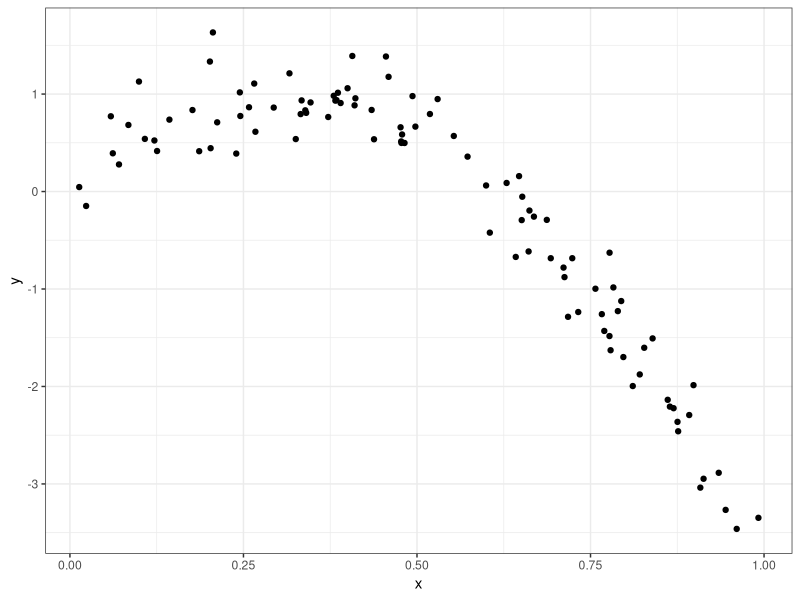
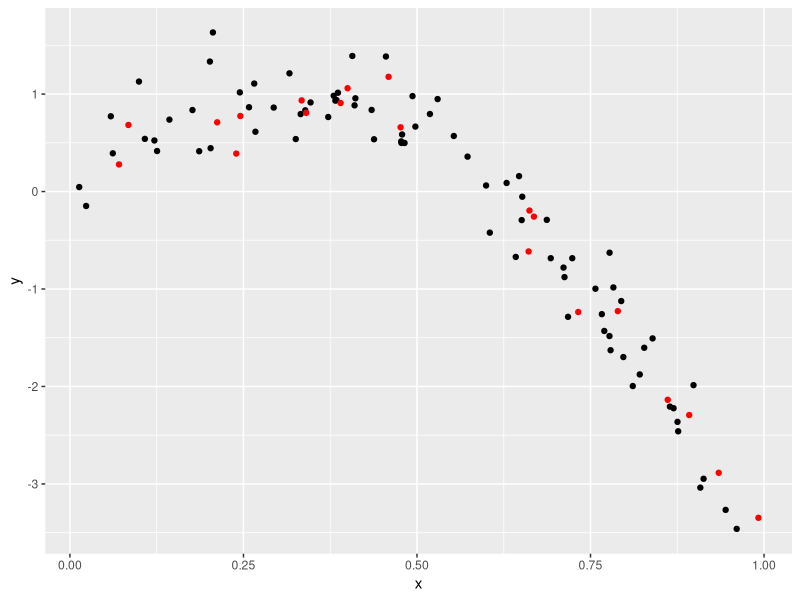
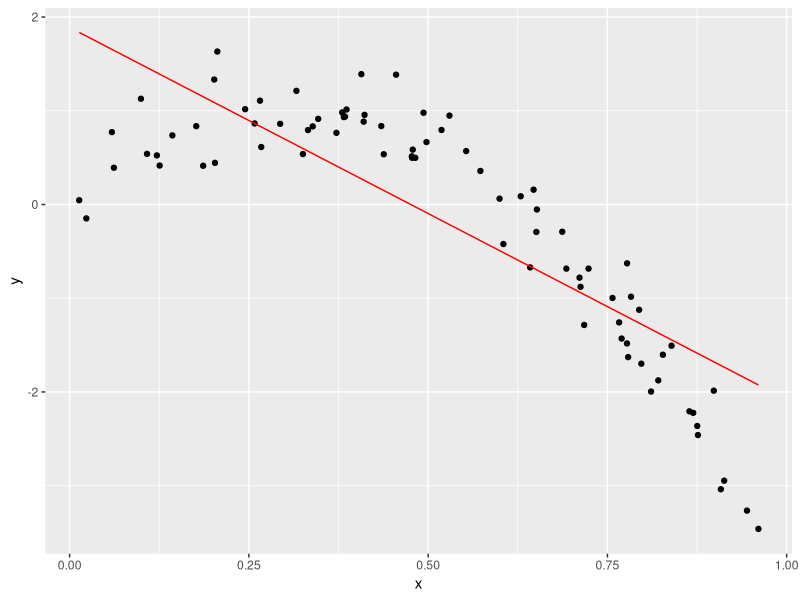
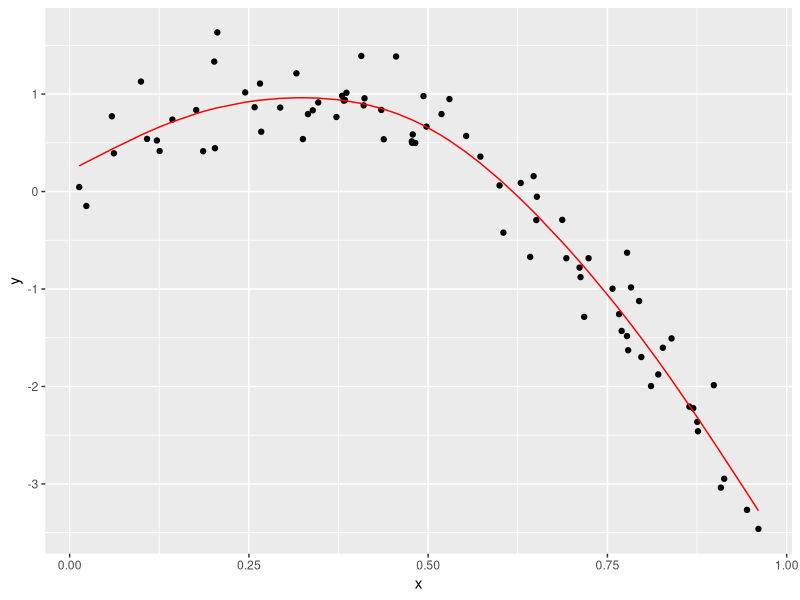
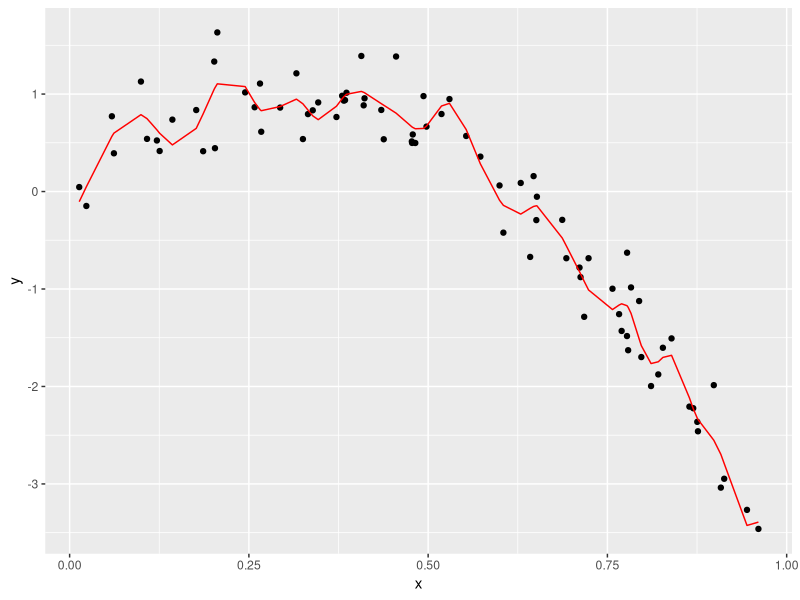
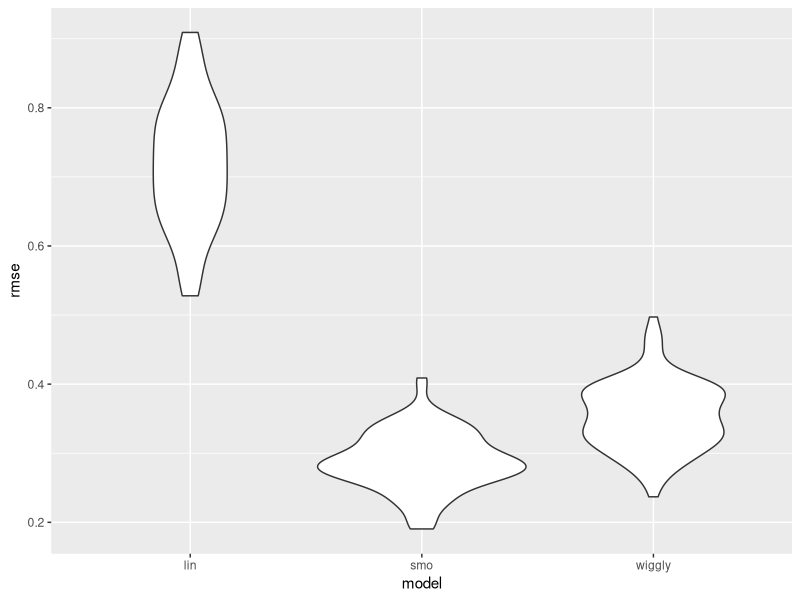

R code for these plots, in order:
## ---- chunk 1
knitr::opts_chunk$set(echo = TRUE)

library(tidyverse)
library(modelr)
library(mgcv)

set.seed(1)
## ---- chunk 2
nonlin_df = 
  tibble(
    id = 1:100,
    x = runif(100, 0, 1),
    y = 1 - 10 * (x - .3) ^ 2 + rnorm(100, 0, .3)
  )

nonlin_df %>% 
  ggplot(aes(x = x, y = y)) + 
  geom_point() + theme_bw()
## ---- chunk 3
train_df = sample_frac(nonlin_df, size = .8)

test_df = anti_join(nonlin_df, train_df, by = "id")

ggplot(train_df, aes(x = x, y = y)) + 
  geom_point() + 
  geom_point(data = test_df, color = "red")
## ---- chunk 4
linear_mod = lm(y ~ x, data = train_df)
smooth_mod = mgcv::gam(y ~ s(x), data = train_df)
wiggly_mod = mgcv::gam(y ~ s(x, k = 30), sp = 10e-6, data = train_df)
## ---- chunk 5
# The linear_mod
train_df %>% 
  add_predictions(linear_mod) %>% 
  ggplot(aes(x = x, y = y)) + geom_point() + 
  geom_line(aes(y = pred), color = "red")

# Smooth model
train_df %>% 
  add_predictions(smooth_mod) %>% 
  ggplot(aes(x = x, y = y)) + geom_point() + 
  geom_line(aes(y = pred), color = "red")

# Wiggly model
train_df %>% 
  add_predictions(wiggly_mod) %>% 
  ggplot(aes(x = x, y = y)) + geom_point() + 
  geom_line(aes(y = pred), color = "red")
## ---- chunk 6
rmse(linear_mod, test_df)
rmse(smooth_mod, test_df)
rmse(wiggly_mod, test_df)
## ---- chunk 7
cv_df = 
  crossv_mc(nonlin_df, 100) 
## ---- chunk 8
# cv_df %>% pull(train) %>% .[[1]] %>% as_tibble
# turn all of them into datasets
cv_df =
  cv_df %>% 
  mutate(
    train = map(train, as_tibble),
    test = map(test, as_tibble))
## ---- chunk 9
cv_results = cv_df %>% 
  mutate(
    linear_mods = map(.x = train, ~lm(y ~ x, data = .x)),
    smooth_mods = map(.x = train, ~gam(y ~ s(x), data = .x)),
    wiggly_mod  = map(train, ~gam(y ~ s(x, k = 30), sp = 10e-6, data = .x)),
    
    rmse_lin = map2_dbl(.x = linear_mods, .y = test, ~rmse(.x, .y)),
    rmse_smo = map2_dbl(.x = smooth_mods, .y = test, ~rmse(.x, .y)),
    rmse_wiggly = map2_dbl(wiggly_mod, test, ~rmse(model = .x, data = .y))
  )
## ---- chunk 10
cv_results %>% 
  select(starts_with("rmse")) %>% 
  pivot_longer(
    everything(),
    names_to = "model", 
    values_to = "rmse",
    names_prefix = "rmse_") %>% 
  mutate(model = fct_inorder(model)) %>% 
  ggplot(aes(x = model, y = rmse)) + geom_violin()
